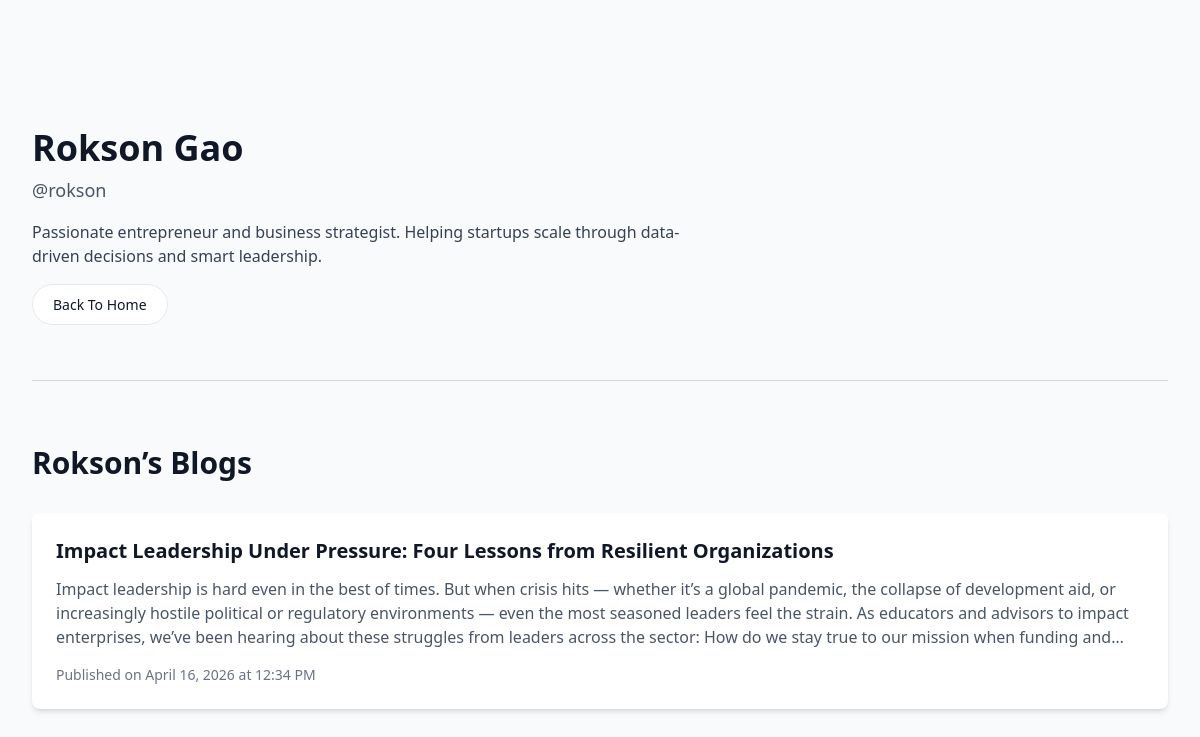
Page /accounts/u/rokson/ on the committed database.
### accounts/models.py (models this page shows, shortened)
class User(AbstractBaseUser, PermissionsMixin):
    uuid = models.UUIDField(default=uuid.uuid4, unique=True, editable=False)
    username = models.CharField(max_length=150, unique=True)
    email = models.EmailField(
        blank=True,
        null=True,
        unique=True
    )
    first_name = models.CharField(max_length=100)
    last_name = models.CharField(max_length=100)
    is_active = models.BooleanField(default=True)
    is_staff = models.BooleanField(default=False)
    last_login = models.DateTimeField(blank=True, null=True)
    date_joined = models.DateTimeField(auto_now_add=True)
    objects = UserManager()
    USERNAME_FIELD = 'username'
    REQUIRED_FIELDS = ['first_name', 'last_name']
    @property
    def full_name(self):
        return f"{self.first_name} {self.last_name}".strip()

class Profile(models.Model):
    user = models.OneToOneField(User, on_delete=models.CASCADE)
    bio = models.TextField(default='Passionate entrepreneur and business strategist. Helping startups scale through data-driven decisions and smart leadership.', blank=True)

### myapp/models.py (models this page shows, shortened)
class Article(models.Model):
    article_id = models.AutoField(primary_key=True)
    created_at = models.DateTimeField(auto_now_add=True)
    slug = models.SlugField(unique=True,max_length=220, blank=True)
    title = models.CharField(max_length=200)
    content = models.TextField()
    user = models.ForeignKey(settings.AUTH_USER_MODEL, on_delete=models.CASCADE, related_name='blog')
    likes = models.ManyToManyField(
        settings.AUTH_USER_MODEL,
        related_name='liked_article',
        blank=True
    )

### accounts/views.py (the view)
# urls.py: path('u/<str:username>/', views.user_profile, name='profile'),
@require_GET
def user_profile(request,username):
    user = get_object_or_404(User, username= username)
    articles = Article.objects.filter(user=user)
    flag = articles.exists()
    profile = Profile.objects.get(user=user)
    bio=profile.bio
    return render(request, 'user/profile.html',{'userprofile':user,"articles":articles,'flag':flag,'bio':bio})

### myapp/templates/user/profile.html (shortened to what this page needs)
{% extends "layout.html" %}
{% block content %}
<div class="bg-gray-50 py-24 sm:py-32">
  <div class="mx-auto max-w-7xl px-6 lg:px-8">
    <div class="flex flex-col sm:flex-row items-center sm:items-start justify-between gap-10">
      <div class="text-center sm:text-left grow">
        <h1 class="text-4xl font-bold text-gray-900">{{userprofile.full_name}}</h1>
        <p class="text-lg text-gray-600 mt-2">@{{userprofile.username}}</p>
        <p class="text-gray-700 mt-4 max-w-2xl">
          {{ bio }}
        </p>
        <div class="mt-6">
          <a href="{% url 'home' %}" class="py-2.5 px-5 text-sm font-medium text-gray-900 focus:outline-none bg-white rounded-full border border-gray-200 hover:bg-gray-300 hover:text-gray-700 focus:ring-4 focus:ring-gray-100">Back To Home</a>
        </div>
      </div>
    </div>
    <hr class="my-16 border-gray-300">
    <div>
      {% if flag %}
      <h2 class="text-3xl font-semibold text-gray-900 mb-8">{{userprofile.first_name}}’s Blogs</h2>
      {% else %}
      <h2 class="text-s italic text-gray-500 mb-8">{{userprofile.first_name}} not posted any article yet.</h2>
      {% endif %}
      <div class="flex flex-col gap-6">
        {% for article in articles %}
        <article class="bg-white p-6 rounded-lg shadow-md hover:shadow-lg transition">
          <h3 class="text-xl font-semibold text-gray-900 hover:text-blue-600">
            <a href="{% url "blog" article.slug %}">{{ article.title }}</a>
          </h3>
          <p class="mt-3 text-gray-600 line-clamp-3">{{ article.content }}</p>
          <div class="mt-4 text-sm text-gray-500">
            Published on {{ article.created_at|date:"F j, Y" }} at {{ article.created_at|time:"h:i A" }}
          </div>
        </article>
        {% endfor %}
      </div>
    </div>
  </div>
</div>
{% endblock %}

### rows in the picture
User: full_name "Rokson Gao", username "rokson", first_name "Rokson"
Profile: bio "Passionate entrepreneur and business strategist. Helping startups scale through data-driven decisions and smart leadership."
Article: title "Impact Leadership Under Pressure: Four Lessons from Resilient Organizations", content "Impact leadership is hard even in the best of times. But when crisis hits — whether it’s a global pandemic, the collapse of development aid, or increasingly hostile political or regulatory environments — even the most seasoned leaders feel the strain. As educators and advisors to impact enterprises, we’ve been hearing about these struggles from leaders across the sector: How do we stay true to our mission when funding…", created_at "April 16, 2026", created_at "12:34 PM"
